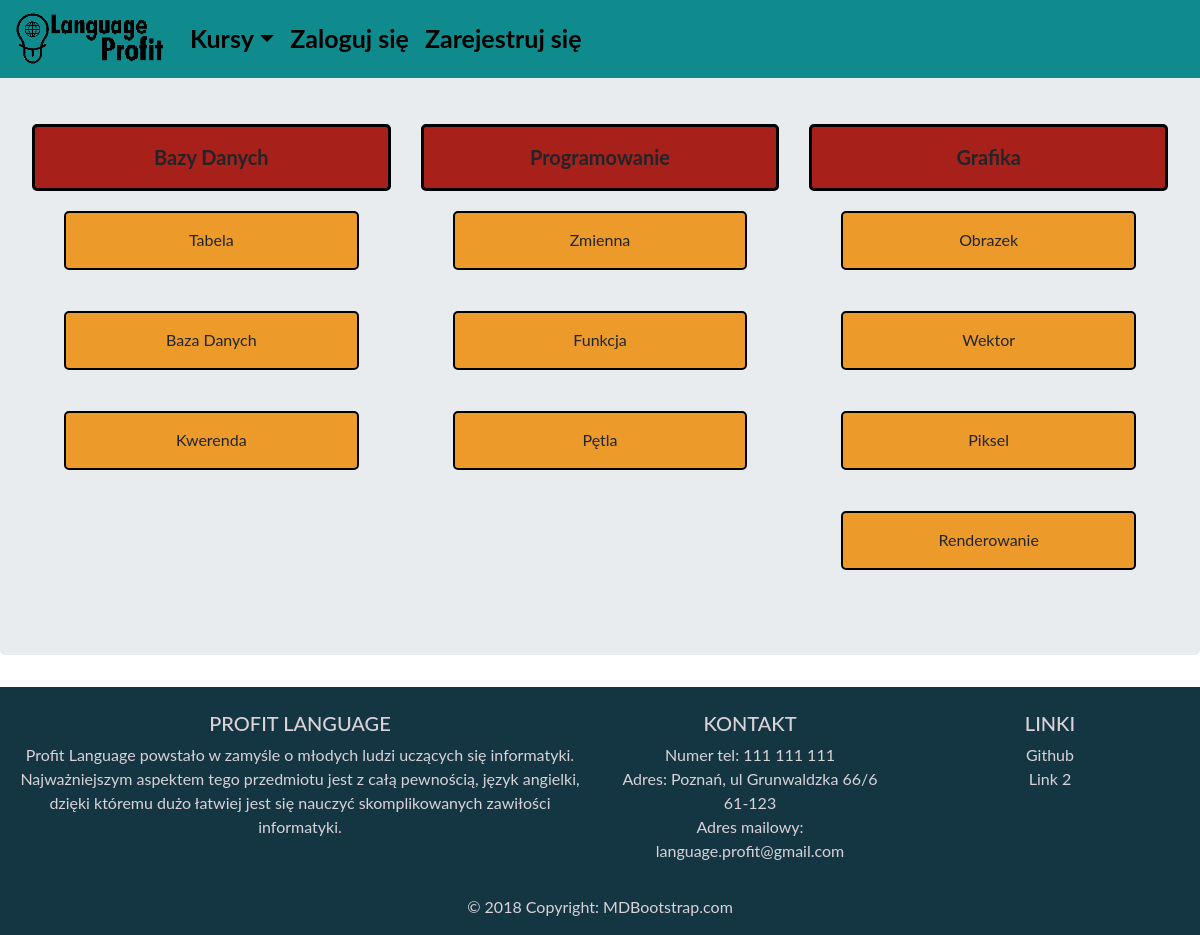
/Projekt/e14u.php, run on the app's committed database.
### tables this page shows
CREATE TABLE `slowa` (
  `id_slowka` int(11) NOT NULL,
  `slowo` varchar(255) DEFAULT NULL,
  `slowo_ang` varchar(255) DEFAULT NULL,
  `id_dzialu` varchar(255) DEFAULT NULL
);

### Projekt/codetest.php (the view, shortened to what this page needs)
<?php
  $connect = mysqli_connect("localhost", "root", "", "profit_language");
  mysqli_set_charset($connect, "utf8");
  $sql = "SELECT `id_slowka`, `slowo`, `slowo_ang`  FROM `slowa` WHERE `id_dzialu`='$dzial'";
  if ($result = mysqli_query($connect, $sql)) {
    while ($row = mysqli_fetch_assoc($result)) {
      $id=$row['id_slowka'];
      $sesja = $_SESSION['login'];
      $sql1 = "SELECT *  FROM `zdane_polaczenie` WHERE `id_slowka`='$id' AND `login`='$sesja';";
      $result1 = mysqli_query($connect, $sql1);
      $rows = mysqli_fetch_assoc($result1);
      echo <<<ROW
      <div class="jumbotron heigh flip-container" onclick="this.classList.toggle('hover');">
  <div class="flipper" class="bgcol">
    <div class="front" class="bgcol">
ROW; if($rows['zdane'] == 'Yes'){
echo <<<ROW1
      <div class="bgcolzdane">
        <p>$row[slowo]</p>
      </div>
    </div>
    <div class="back" >
      <div class="bgcolzdane">
        <form class="inp" action="codetest1.php" method="post">
          <input class="inp inpu" type="text" name="slowoang" placeholder="$row[slowo]">
          <input type="hidden" name="id" value="$row[id_slowka]">
          </form>
      </div>
    </div>
  </div>
</div>
ROW1;
$_SESSION['ileslowek'] = $_SESSION['ileslowek']+1;
}else{
  echo <<<ROW2
        <div class="bgcol">
          <p>$row[slowo]</p>
        </div>
      </div>
      <div class="back" >
        <div class="bgcol">
          <form class="inp" action="codetest1.php" method="post">
            <input class="inp inpu" type="text" name="slowoang" placeholder="$row[slowo]">
            <input type="hidden" name="id" value="$row[id_slowka]">
            </form>
        </div>
      </div>
    </div>
  </div>
  ROW2;
}
}
    }
  ?>

### Projekt/style.css (style rules this page uses)
body { background-color: black; font-family: 'Lato', sans-serif !important; }
body { padding-top: 50px; }
div { text-align: center; }
.heigh { height: 50px !important; padding-top: 10px !important; padding-bottom: 10px !important; margin-bottom: 50px !important; }
.bgcol { background-color: #EC9A29 !important; border: 2px solid black; margin-top: 10px; font-weight: 400; padding-top: 15px; border-radius: 5px; }
.inp { margin-bottom: 5px; }
.flip-container { perspective: 1000px; }
.flip-container, .front, .back { width: 100%; height: 100%; text-align: center; }
.flipper { transition: 0.6s; transform-style: preserve-3d; position: relative; }
.front, .back { backface-visibility: hidden; position: absolute; top: 0; left: 0; }
.front { z-index: 2; transform: rotateY(0deg); }
.back { transform: rotateY(180deg); }

### data on the page
slowa: slowo "Tabela"
slowa: slowo "Baza Danych"
slowa: slowo "Kwerenda"
slowa: slowo "Zmienna"
slowa: slowo "Funkcja"
slowa: slowo "Pętla"
slowa: slowo "Obrazek"
slowa: slowo "Wektor"
slowa: slowo "Piksel"
slowa: slowo "Renderowanie"
